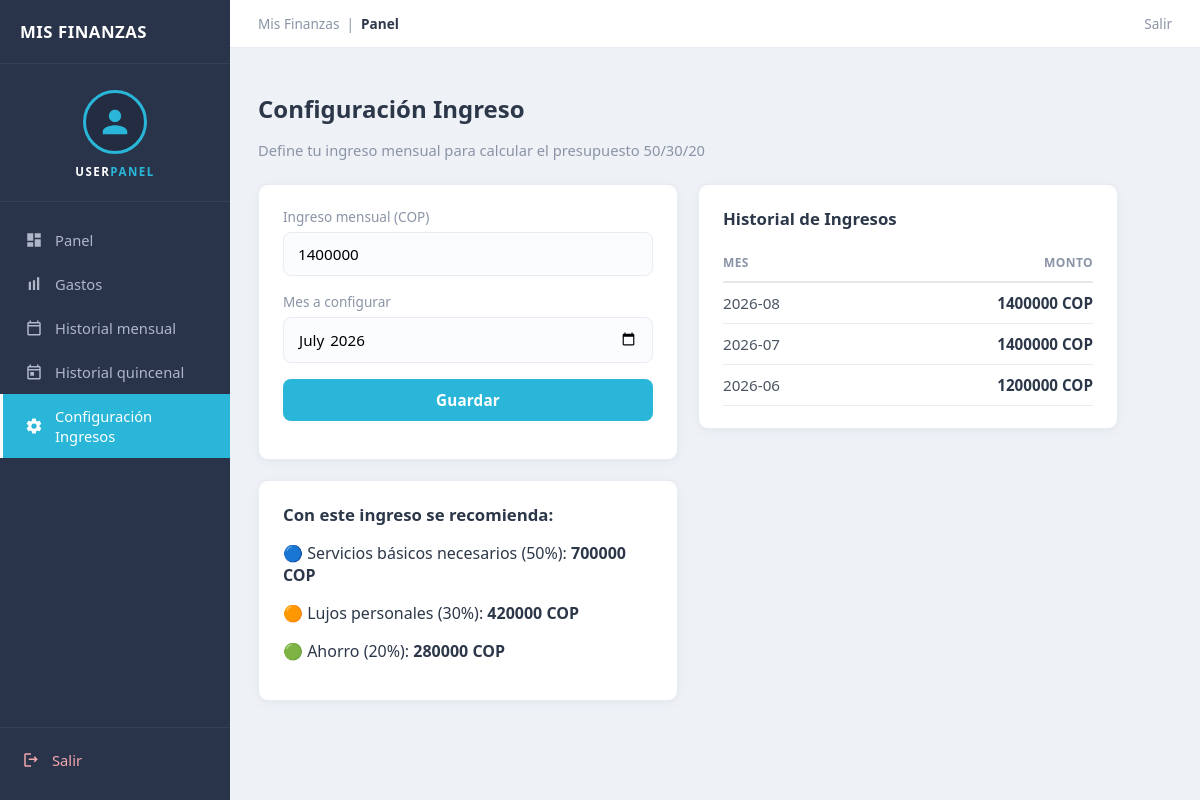
Screenshot of /configuracion (signed in) with the database file from the repository.
### tables this page shows
CREATE TABLE users (
                    id INTEGER PRIMARY KEY AUTOINCREMENT,
                    name TEXT NOT NULL,
                    email TEXT NOT NULL UNIQUE,
                    password_hash TEXT NOT NULL,
                    monthly_income REAL NOT NULL DEFAULT 0
                );

CREATE TABLE income_history (
                    id INTEGER PRIMARY KEY AUTOINCREMENT,
                    user_id INTEGER NOT NULL,
                    month_year TEXT NOT NULL, -- Guardará el mes en formato 'YYYY-MM'
                    amount REAL NOT NULL,
                    FOREIGN KEY (user_id) REFERENCES users(id) ON DELETE CASCADE,
                    UNIQUE(user_id, month_year) -- Garantiza que solo haya un ingreso por mes
                );

### app/presentation/web/routes/auth_routes.py (the view, shortened to what this page needs)
@auth_bp.route("/configuracion", methods=["GET", "POST"])
@login_required
def settings():
    user = _container().user_repository.get_by_id(current_user_id())
    current_month = datetime.now().strftime("%Y-%m")
    historial_ingresos = _container().user_repository.get_income_history(user.id)
    return render_template(
        "settings.html",
        user=user,
        current_month=current_month,
        historial_ingresos=historial_ingresos
    )

### app/infrastructure/db/database.py (called while the page is built)
    def get_connection(self) -> sqlite3.Connection:
        conn = sqlite3.connect(self.db_path)
        conn.row_factory = sqlite3.Row
        conn.execute("PRAGMA foreign_keys = ON")
        return conn

### app/infrastructure/repositories/sqlite_user_repository.py (called while the page is built)
    def get_by_id(self, user_id: int) -> Optional[User]:
        conn = self._db.get_connection()
        try:
            row = conn.execute(
                "SELECT * FROM users WHERE id = ?", (user_id,)
            ).fetchone()
            return self._row_to_user(row) if row else None
        finally:
            conn.close()

    def get_income_history(self, user_id: int) -> list[IncomeRecord]:
        conn = self._db.get_connection()
        try:
            rows = conn.execute(
                "SELECT * FROM income_history WHERE user_id = ? ORDER BY month_year DESC",
                (user_id,)
            ).fetchall()
            return [
                IncomeRecord(
                    id=r["id"],
                    user_id=r["user_id"],
                    month_year=r["month_year"],
                    amount=r["amount"]
                ) for r in rows
            ]
        finally:
            conn.close()

    @staticmethod
    def _row_to_user(row) -> User:
        return User(
            id=row["id"],
            name=row["name"],
            email=row["email"],
            password_hash=row["password_hash"],
            monthly_income=row["monthly_income"],
        )

### app/infrastructure/security/session_auth.py (called while the page is built)
def current_user_id():
    return session.get(SESSION_USER_ID_KEY)

def login_required(view_func):
    @wraps(view_func)
    def wrapper(*args, **kwargs):
        if current_user_id() is None:
            return redirect(url_for("auth.login"))
        return view_func(*args, **kwargs)
    return wrapper

### app/presentation/web/routes/auth_routes.py (called while the page is built)
def _container():
    return current_app.config["CONTAINER"]

### app/presentation/web/templates/settings.html (shortened to what this page needs)
{% extends "base.html" %}
{% block content %}
<h1>Configuración Ingreso</h1>
<p class="subtitle">Define tu ingreso mensual para calcular el presupuesto 50/30/20</p>
<div style="display: flex; flex-wrap: wrap; gap: 20px; align-items: flex-start;">
    <div style="flex: 1; min-width: 300px; max-width: 420px;">
        <div class="card" style="margin-bottom: 20px;">
            <form method="POST">
                <label for="monthly_income">Ingreso mensual (COP)</label>
                <input type="number" id="monthly_income" name="monthly_income" step="1" min="0"
                       value="{{ '%.0f'|format(user.monthly_income) }}" required>
                <label for="month_year">Mes a configurar</label>
                <input type="month" id="month_year" name="month_year" value="{{ current_month }}" required>
                <button type="submit">Guardar</button>
            </form>
        </div>
        {% if user.monthly_income > 0 %}
        <div class="card">
            <h2 class="mt-0">Con este ingreso se recomienda:</h2>
            <p>🔵 Servicios básicos necesarios (50%): <strong>{{ '%.0f'|format(user.monthly_income * 0.5) }} COP</strong></p>
            <p>🟠 Lujos personales (30%): <strong>{{ '%.0f'|format(user.monthly_income * 0.3) }} COP</strong></p>
            <p>🟢 Ahorro (20%): <strong>{{ '%.0f'|format(user.monthly_income * 0.2) }} COP</strong></p>
        </div>
        {% endif %}
    </div>
    <div style="flex: 1; min-width: 300px; max-width: 420px;">
        <div class="card">
            <h2 class="mt-0">Historial de Ingresos</h2>
            {% if historial_ingresos %}
                <table style="width: 100%; text-align: left; border-collapse: collapse; font-size: 0.95rem;">
                    <thead>
                        <tr style="border-bottom: 2px solid #e5e7eb;">
                            <th style="padding: 10px 0;">Mes</th>
                            <th style="padding: 10px 0; text-align: right;">Monto</th>
                        </tr>
                    </thead>
                    <tbody>
                        {% for reg in historial_ingresos %}
                        <tr style="border-bottom: 1px solid #f3f4f6;">
                            <td style="padding: 10px 0; color: #4b5563;">{{ reg.month_year }}</td>
                            <td style="padding: 10px 0; text-align: right; font-weight: 600;">
                                {{ '%.0f'|format(reg.amount) }} COP
                            </td>
                        </tr>
                        {% endfor %}
                    </tbody>
                </table>
            {% else %}
                <p class="empty-state" style="font-size: 0.9rem; margin-top: 10px;">
                    Aún no has guardado ningún ingreso mensual.
                </p>
            {% endif %}
        </div>
    </div>
</div>
{% endblock %}

### app/presentation/web/static/css/style.css (style rules this page uses)
:root { --color-necesidad: #29b6d8; --color-lujo: #f2994a; --color-ahorro: #27ae60; --color-bg: #eef1f6; --color-card: #ffffff; --color-text: #2c3849; --color-muted: #8a94a6; --color-border: #e8ebf1; --color-danger: #e74c5c; --sidebar-bg: #29344a; --sidebar-bg-2: #232c40; --sidebar-text: #aeb7c9; --sidebar-text-active: #ffffff; --accent: #29b6d8; --accent-dark: #1e9bb9; --radius: 10px; --sidebar-width: 230px; }
* { box-sizing: border-box; }
body { margin: 0; font-family: 'Segoe UI', system-ui, -apple-system, sans-serif; background: var(--color-bg); color: var(--color-text); }
h1 { font-size: 1.5rem; margin-bottom: 4px; font-weight: 700; }
h2 { font-size: 1.05rem; margin-top: 0; font-weight: 700; }
.subtitle { color: var(--color-muted); margin-bottom: 24px; font-size: 0.92rem; }
.card { background: var(--color-card); border-radius: var(--radius); padding: 22px 24px; box-shadow: 0 2px 10px rgba(20,30,50,0.05); margin-bottom: 22px; border: 1px solid var(--color-border); }
form label { display: block; font-size: 0.85rem; margin-bottom: 6px; color: var(--color-muted); font-weight: 500; }
form input, form select, form button { width: 100%; padding: 11px 14px; border-radius: 8px; border: 1px solid var(--color-border); font-size: 0.95rem; margin-bottom: 16px; font-family: inherit; background: #fbfcfe; }
form button { background: var(--accent); color: white; border: none; font-weight: 600; cursor: pointer; transition: background 0.15s; letter-spacing: 0.2px; }
table { width: 100%; border-collapse: collapse; font-size: 0.9rem; }
th, td { padding: 11px 8px; text-align: left; border-bottom: 1px solid var(--color-border); }
th { color: var(--color-muted); font-weight: 600; font-size: 0.75rem; text-transform: uppercase; letter-spacing: 0.4px; }
.mt-0 { margin-top: 0; }

### rows the page displays
users: monthly_income "1400000", user.monthly_income*0.5 "700000", user.monthly_income*0.3 "420000", user.monthly_income*0.2 "280000"
income_history: month_year "2026-08", amount "1400000"
income_history: month_year "2026-07", amount "1400000"
income_history: month_year "2026-06", amount "1200000"
